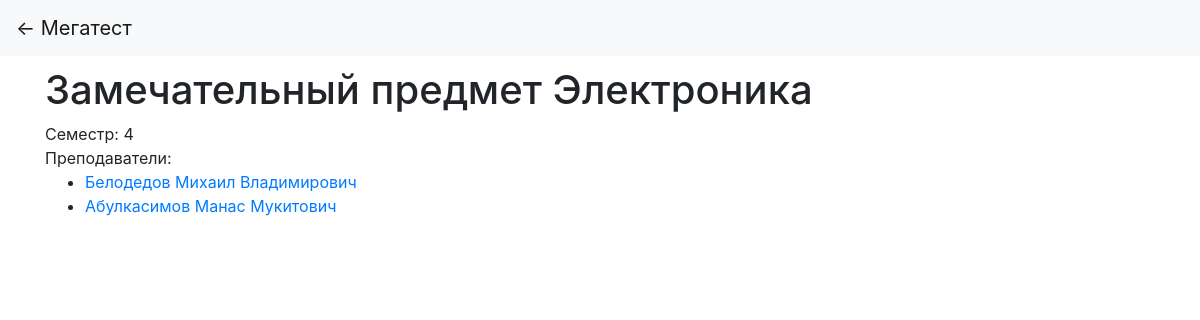
The page /subject/2 on the database its author committed.
### lab_4/models.py (models this page shows, shortened)
class Subject(models.Model):
    name = models.TextField()
    semester = models.IntegerField()
    teachers = models.ManyToManyField(Teacher, related_name='subjects')

class Teacher(models.Model):
    first_name = models.TextField()
    patronymic = models.TextField()
    last_name = models.TextField()
    def __str__(self):
        return f"{self.last_name} {self.first_name} {self.patronymic}"

### lab_4/views.py (the view)
# urls.py: path(r'subject/<int:id>', SubjectView.as_view(), name='subject'),
class SubjectView(TemplateView):
    def get(self, *args, **kwargs):
        data = {
            'subject': Subject.objects.filter(id=kwargs['id']).first()
        }
        return render(self.request, 'subject.html', data)

### templates/subject.html (shortened to what this page needs)
{% extends 'main.html' %}
{% block content %}
    <h1>Замечательный предмет {{ subject.name }}</h1>
    <div>Семестр: {{ subject.semester|default:"всегда" }}</div>
        <div>
            Преподаватели:
            <ul>
            {% for teacher in subject.teachers.all %}
                <li>
                    <a href="{% url 'teacher' teacher.id %}">{{ teacher }}</a>
                </li>
            {% endfor %}
            </ul>
        </div>
    </div>
{% endblock %}

### rows shown on the page
Subject: name "Электроника", semester "4"
Teacher: last_name+first_name+patronymic "Белодедов Михаил Владимирович"
Teacher: last_name+first_name+patronymic "Абулкасимов Манас Мукитович"
